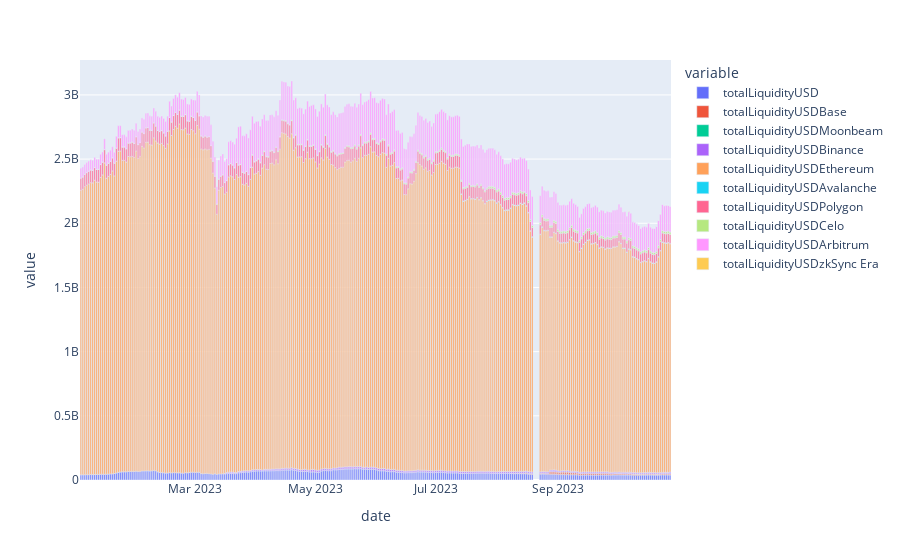

Here is the notebook cell this chart was saved with:
### Code cell
px.bar(TVL_v3[TVL_v3.index > '2023-01-01'])

### Figure 1 — Plotly figure (JSON) as saved in the notebook; plotly's stock layout.template omitted (floating-point values rounded to 4 significant figures; data arrays with more than 128 entries replaced by an {"elided": "..."} marker saying what was removed)
{"data": [{"alignmentgroup": "True", "hovertemplate": "variable=totalLiquidityUSD<br>date=%{x}<br>value=%{y}<extra></extra>", "legendgroup": "totalLiquidityUSD", "marker": {"color": "#636efa", "pattern": {"shape": ""}}, "name": "totalLiquidityUSD", "offsetgroup": "totalLiquidityUSD", "orientation": "v", "showlegend": true, "textposition": "auto", "type": "bar", "x": {"elided": "297 str values"}, "xaxis": "x", "y": {"elided": "297 float values"}, "yaxis": "y"}, {"alignmentgroup": "True", "hovertemplate": "variable=totalLiquidityUSDBase<br>date=%{x}<br>value=%{y}<extra></extra>", "legendgroup": "totalLiquidityUSDBase", "marker": {"color": "#EF553B", "pattern": {"shape": ""}}, "name": "totalLiquidityUSDBase", "offsetgroup": "totalLiquidityUSDBase", "orientation": "v", "showlegend": true, "textposition": "auto", "type": "bar", "x": {"elided": "297 str values"}, "xaxis": "x", "y": {"elided": "297 float values"}, "yaxis": "y"}, {"alignmentgroup": "True", "hovertemplate": "variable=totalLiquidityUSDMoonbeam<br>date=%{x}<br>value=%{y}<extra></extra>", "legendgroup": "totalLiquidityUSDMoonbeam", "marker": {"color": "#00cc96", "pattern": {"shape": ""}}, "name": "totalLiquidityUSDMoonbeam", "offsetgroup": "totalLiquidityUSDMoonbeam", "orientation": "v", "showlegend": true, "textposition": "auto", "type": "bar", "x": {"elided": "297 str values"}, "xaxis": "x", "y": {"elided": "297 float values"}, "yaxis": "y"}, {"alignmentgroup": "True", "hovertemplate": "variable=totalLiquidityUSDBinance<br>date=%{x}<br>value=%{y}<extra></extra>", "legendgroup": "totalLiquidityUSDBinance", "marker": {"color": "#ab63fa", "pattern": {"shape": ""}}, "name": "totalLiquidityUSDBinance", "offsetgroup": "totalLiquidityUSDBinance", "orientation": "v", "showlegend": true, "textposition": "auto", "type": "bar", "x": {"elided": "297 str values"}, "xaxis": "x", "y": {"elided": "297 float values"}, "yaxis": "y"}, {"alignmentgroup": "True", "hovertemplate": "variable=totalLiquidityUSDEthereum<br>date=%{x}<br>value=%{y}<extra></extra>", "legendgroup": "totalLiquidityUSDEthereum", "marker": {"color": "#FFA15A", "pattern": {"shape": ""}}, "name": "totalLiquidityUSDEthereum", "offsetgroup": "totalLiquidityUSDEthereum", "orientation": "v", "showlegend": true, "textposition": "auto", "type": "bar", "x": {"elided": "297 str values"}, "xaxis": "x", "y": {"elided": "297 float values"}, "yaxis": "y"}, {"alignmentgroup": "True", "hovertemplate": "variable=totalLiquidityUSDAvalanche<br>date=%{x}<br>value=%{y}<extra></extra>", "legendgroup": "totalLiquidityUSDAvalanche", "marker": {"color": "#19d3f3", "pattern": {"shape": ""}}, "name": "totalLiquidityUSDAvalanche", "offsetgroup": "totalLiquidityUSDAvalanche", "orientation": "v", "showlegend": true, "textposition": "auto", "type": "bar", "x": {"elided": "297 str values"}, "xaxis": "x", "y": {"elided": "297 float values"}, "yaxis": "y"}, {"alignmentgroup": "True", "hovertemplate": "variable=totalLiquidityUSDPolygon<br>date=%{x}<br>value=%{y}<extra></extra>", "legendgroup": "totalLiquidityUSDPolygon", "marker": {"color": "#FF6692", "pattern": {"shape": ""}}, "name": "totalLiquidityUSDPolygon", "offsetgroup": "totalLiquidityUSDPolygon", "orientation": "v", "showlegend": true, "textposition": "auto", "type": "bar", "x": {"elided": "297 str values"}, "xaxis": "x", "y": {"elided": "297 float values"}, "yaxis": "y"}, {"alignmentgroup": "True", "hovertemplate": "variable=totalLiquidityUSDCelo<br>date=%{x}<br>value=%{y}<extra></extra>", "legendgroup": "totalLiquidityUSDCelo", "marker": {"color": "#B6E880", "pattern": {"shape": ""}}, "name": "totalLiquidityUSDCelo", "offsetgroup": "totalLiquidityUSDCelo", "orientation": "v", "showlegend": true, "textposition": "auto", "type": "bar", "x": {"elided": "297 str values"}, "xaxis": "x", "y": {"elided": "297 float values"}, "yaxis": "y"}, {"alignmentgroup": "True", "hovertemplate": "variable=totalLiquidityUSDArbitrum<br>date=%{x}<br>value=%{y}<extra></extra>", "legendgroup": "totalLiquidityUSDArbitrum", "marker": {"color": "#FF97FF", "pattern": {"shape": ""}}, "name": "totalLiquidityUSDArbitrum", "offsetgroup": "totalLiquidityUSDArbitrum", "orientation": "v", "showlegend": true, "textposition": "auto", "type": "bar", "x": {"elided": "297 str values"}, "xaxis": "x", "y": {"elided": "297 float values"}, "yaxis": "y"}, {"alignmentgroup": "True", "hovertemplate": "variable=totalLiquidityUSDzkSync Era<br>date=%{x}<br>value=%{y}<extra></extra>", "legendgroup": "totalLiquidityUSDzkSync Era", "marker": {"color": "#FECB52", "pattern": {"shape": ""}}, "name": "totalLiquidityUSDzkSync Era", "offsetgroup": "totalLiquidityUSDzkSync Era", "orientation": "v", "showlegend": true, "textposition": "auto", "type": "bar", "x": {"elided": "297 str values"}, "xaxis": "x", "y": {"elided": "297 float values"}, "yaxis": "y"}], "layout": {"autosize": true, "barmode": "relative", "legend": {"title": {"text": "variable"}, "tracegroupgap": 0}, "margin": {"t": 60}, "xaxis": {"anchor": "y", "autorange": true, "domain": [0, 1], "range": ["2023-01-01 12:58:54.5", "2023-10-28 09:03:16.5"], "title": {"text": "date"}, "type": "date"}, "yaxis": {"anchor": "x", "autorange": true, "domain": [0, 1], "range": [0, 3272000000.0], "title": {"text": "value"}, "type": "linear"}}}
